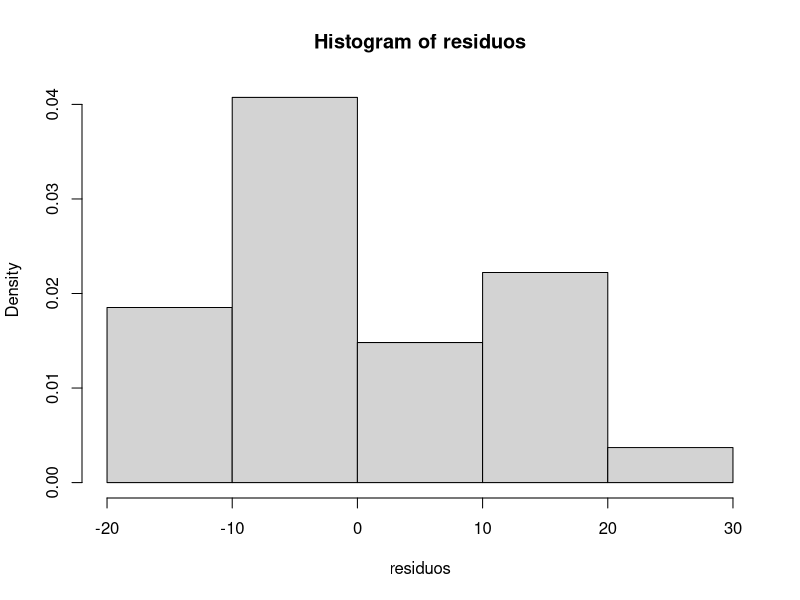
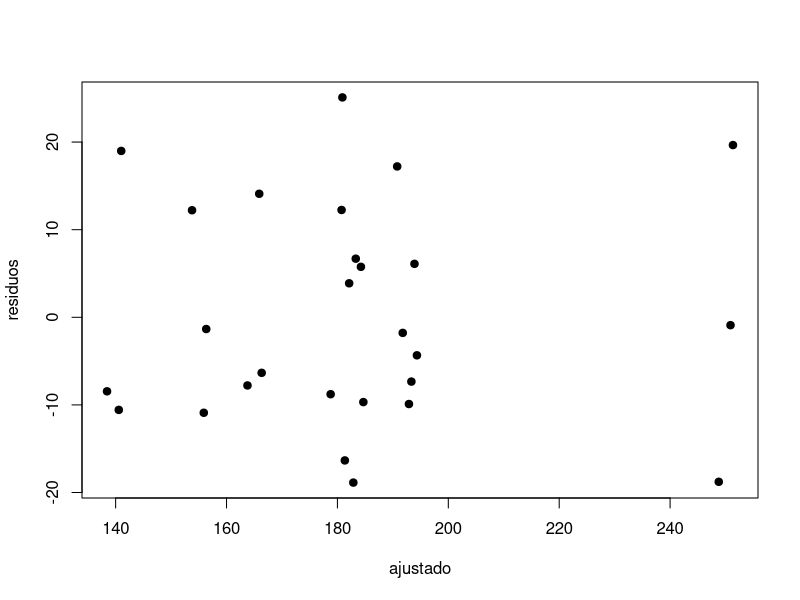

Reproduce these figures in R, in order.
dados<-matrix(c(145, 155, 166,
         200,190,190,
         183,186,208,
         190,175,186,
         180,160,156,
         130,160,130,
         206,165,170,
         250,271,230,
         164,190,193), byrow=T, ncol=3,nrow=9)

ti<-c(-27.22,10.78,9.78,1.12,-17.22,-42.55,-2.22,67.78,-0.25)
m<-182.56
bj<-c(0.56,1,-1.56)

residuos<-sapply(1:3, FUN = function(x) dados[,x]-m-ti-bj[x])

hist(residuos, freq=F)

shapiro.test(residuos)

ajustado<-as.numeric(sapply(1:3, FUN = function(x) m+ti+bj[x]))
as.numeric(t(dados))-ajustado

plot(ajustado, residuos, pch=19)

trat=rep(1:9,3)
y=as.numeric(apply(dados, 2,FUN=function(x)x))

bartlett.test(y ~ trat)


I<-3
J<-9
Correcao<- (sum(dados)^2)/(I*J)
Ti<-apply(dados,1,FUN = function(x)sum(x))
SQT<- (sum(Ti^2)/(J)) - Correcao


library("dplyr")
library(readr)
laranjeira <- read_table("bloco.txt")

J<-3
I<-9

Correcao<-(sum(laranjeira$resp)^2)/(I*J)

Ti<-laranjeira |>
  group_by(trat) |>
  summarise(Ti=sum(resp))

SQTRAT<-sum(Ti$Ti^2)/J - Correcao

Bi<-laranjeira |>
  group_by(bloco) |>
  summarise(Bi=sum(resp))
SQBLOCO<-sum(Bi$Bi^2)/I - Correcao


SQTOTAL<- sum(laranjeira$resp^2) - Correcao

C<-matrix(c(1,1,1,1,-2,-2,1,-2,1,
                           0,0,0,0,1,1,0,-2,0,
                           0,0,0,0,1,-1,0,0,0,
                           1,-1,-1,1,0,0,1,0,-1,
                           1,0,0,1,0,0,-2,0,0,
                           1,0,0,-1,0,0,0,0,0,
                           0,1,1,0,0,0,0,0,-2,
                           0,1,-1,0,0,0,0,0,0), byrow = T, ncol=9, nrow = 8)

Y.hat<-C%*%Ti$Ti

SQY.i.hat<-sapply(c(1:8),FUN=function(x){(Y.hat[x]^2)/(sum(C[x,]^2)*J)})

SQRES<-SQTOTAL-SQBLOCO-SQTRAT

QMRES<-SQRES/16
QMTRAT<-SQTRAT/8
estatistica.f<-QMTRAT/(QMRES)
pf(estatistica.f,df1=8,df2=16,lower.tail = F)

pvalor<-function(x)
{
  estatistica.f<-x/(QMRES)
  p<-pf(estatistica.f,df1=1,df2=16,lower.tail = F)
  return(list(f=estatistica.f, p=p))
}
sapply(SQY.i.hat, FUN=pvalor)
